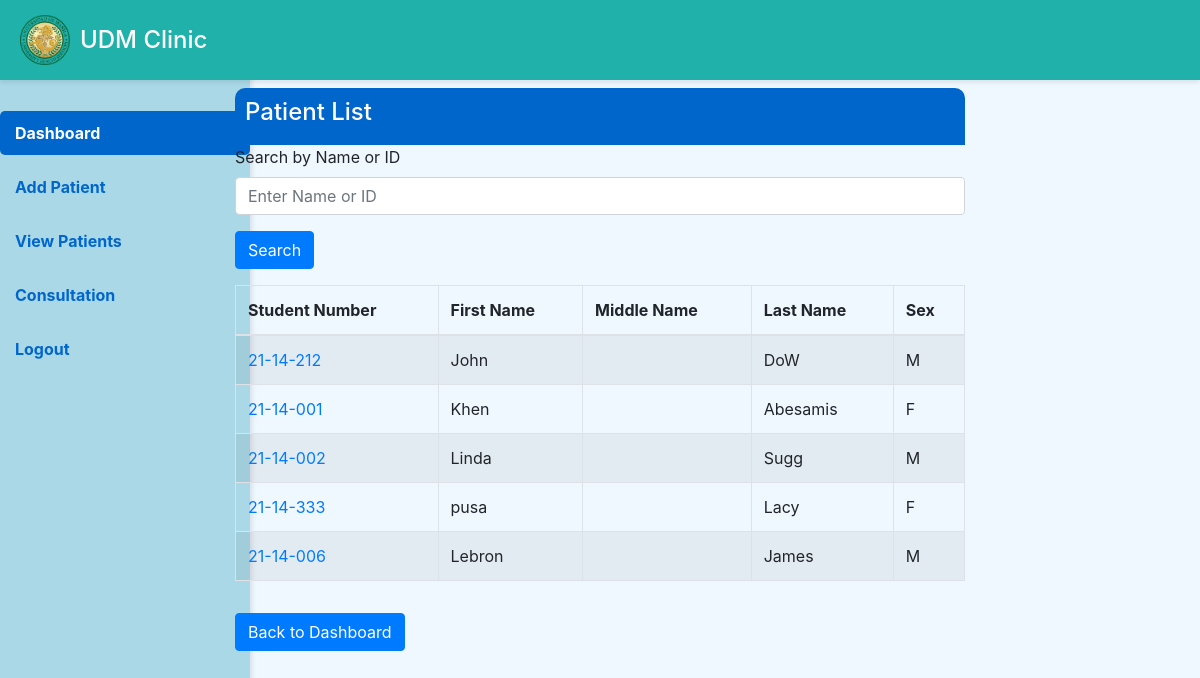
Page /staffViewpatient.php on the earlier database version.
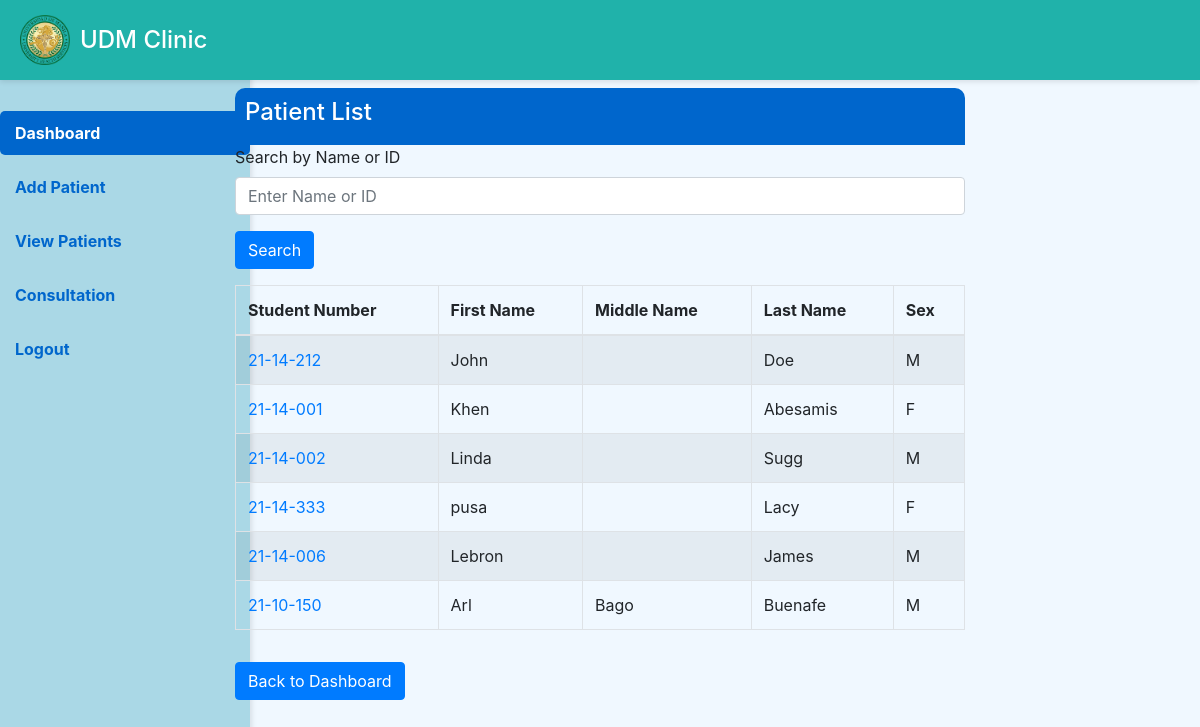
Same page on the later database version.
### tables this page shows
CREATE TABLE `patients` (
  `PatientID` int(11) NOT NULL,
  `FirstName` varchar(50) NOT NULL,
  `LastName` varchar(50) NOT NULL,
  `MiddleInitial` varchar(10) NOT NULL,
  `Sex` char(1) DEFAULT NULL CHECK (`Sex` in ('M','F')),
  `DOB` date NOT NULL,
  `Address` varchar(255) DEFAULT NULL,
  `ContactNumber` varchar(15) DEFAULT NULL,
  `CreatedAt` datetime DEFAULT current_timestamp(),
  `UpdatedAt` datetime DEFAULT current_timestamp() ON UPDATE current_timestamp(),
  `age` int(11) NOT NULL,
  `civil_status` varchar(20) NOT NULL,
  `emergency_number` varchar(15) NOT NULL,
  `guardian` varchar(50) NOT NULL,
  `height` varchar(10) NOT NULL,
  `weight` varchar(10) NOT NULL,
  `yearLevel` varchar(20) NOT NULL,
  `specialCases` varchar(20) NOT NULL,
  `Program` varchar(20) NOT NULL,
  `Student_Num` varchar(20) NOT NULL,
  `email` varchar(50) NOT NULL,
  `patient_pic` varchar(255) NOT NULL
);

### staffViewpatient.php (the view, shortened to what this page needs)
<!DOCTYPE html>
<html lang="en">
<head>
    <link rel="stylesheet" href="https://stackpath.bootstrapcdn.com/bootstrap/4.5.0/css/bootstrap.min.css">
</head>
<body>
    <?php include 'staffSideBar.php'; ?>
    <div class="header d-flex align-items-center">
        <img src="images/UDMCLINIC_LOGO.png" alt="Logo" class="logo">
        <h1>UDM Clinic</h1>
    </div>
    <div class="container mt-5">
        <div class="row justify-content-center">
            <div class="col-md-8">
                <div class="panel panel-default">
                    <div class="panel-heading">
                        <h4><span class="glyphicon glyphicon-user"></span> Patient List</h4>
                    </div>
                    <div class="panel-body">
                        <form action="" method="GET">
                            <div class="form-group">
                                <label for="search">Search by Name or ID</label>
                                <input type="text" id="search" name="search" class="form-control" placeholder="Enter Name or ID" list="suggestions">
                                    <?php
                                    $servername = "localhost";
                                    $username = "root";
                                    $password = "";
                                    $database = "clinic_data";
                                    $connection = new mysqli($servername, $username, $password, $database);
                                    ?>
                            </div>
                            <button type="submit" class="btn btn-primary">Search</button>
                        </form>
                        <div class="search-results mt-3">
                            <table class="table table-bordered table-striped">
                                <thead>
                                    <tr>
                                        <th>Student Number</th>
                                        <th>First Name</th>
                                        <th>Middle Name</th>
                                        <th>Last Name</th>
                                        <th>Sex</th>
                                    </tr>
                                </thead>
                                <tbody>
                                    <?php
                                    $searchQuery = "";
                                    $query = "SELECT Student_Num, FirstName, MiddleInitial, LastName, Sex FROM patients" . $searchQuery;
                                    $result = $connection->query($query);
                                    if ($result->num_rows > 0) {
                                        while ($row = $result->fetch_assoc()) {
                                            echo "<tr>";
                                            echo "<td><a href='staffViewpatient.php?id=" . $row['Student_Num'] . "'>" . htmlspecialchars($row['Student_Num']) . "</a></td>";
                                            echo "<td>" . htmlspecialchars($row['FirstName']) . "</td>";
                                            echo "<td>" . htmlspecialchars($row['MiddleInitial']) . "</td>";
                                            echo "<td>" . htmlspecialchars($row['LastName']) . "</td>";
                                            echo "<td>" . htmlspecialchars($row['Sex']) . "</td>";
                                            echo "</tr>";
                                        }
                                    } else {
                                        echo "<tr><td colspan='5' class='text-center'>No data found</td></tr>";
                                    }
                                    ?>
                                </tbody>
                            </table>
                        </div>
                        <a href="index.php" class="btn btn-primary mt-3">Back to Dashboard</a>
                    </div>
                </div>
            </div>
        </div>
    </div>
</body>
</html>

### staffSideBar.php (shortened to what this page needs)
<!DOCTYPE html>
<html lang="en">
<head>
    <link rel="stylesheet" href="https://stackpath.bootstrapcdn.com/bootstrap/4.5.0/css/bootstrap.min.css">
</head>
<body>
    <div class="sidebar">
        <a href="staffTally.php" class="active">Dashboard</a>
        <a href="staffIndex.php">Add Patient</a>
        <a href="staffViewpatient.php">View Patients</a>
        <a href="staffFrontconsult.php">Consultation</a>
        <a href="login.php">Logout</a>
    </div>
</body>
</html>

### staffViewpatient.php (style rules this page uses)
body { background-color: #f0f8ff; margin: 0; }
.header { position: fixed; top: 0; left: 0; width: 100%; height: 80px; background-color: #20B2AA; color: white; display: flex; align-items: center; padding: 0 20px; z-index: 1000; box-shadow: 0 2px 5px rgba(0, 0, 0, 0.1); }
.header .logo { width: 50px; height: auto; margin-right: 10px; }
.header h1 { margin: 0; font-size: 24px; }
.container { margin-left: 270px; margin-top: 100px; padding: 20px; }
.panel { border-radius: 10px; }
.panel-heading { background-color: #0066cc; color: white; padding: 10px; border-radius: 10px 10px 0 0; margin-top: 20px; }
.form-control { margin-bottom: 10px; }
.btn-primary { background-color: #0066cc; border: none; }
.search-results { max-height: 400px; overflow-y: auto; }

### staffSideBar.php (style rules this page uses)
body { background-color: #f0f8ff; }
.sidebar { background-color: #aad8e6; height: 100vh; width: 250px; position: fixed; top: 0; left: 0; padding-top: 111px; box-shadow: 2px 0 5px rgba(0, 0, 0, 0.1); }
.sidebar a { display: block; color: #0066cc; padding: 10px 15px; margin-bottom: 10px; border-radius: 5px; text-decoration: none; font-weight: bold; transition: background-color 0.3s ease, color 0.3s ease; }
.sidebar .active { background-color: #0066cc; color: white; }

Differences in the rows shown:
changed patients "John": LastName "DoW" → "Doe"
added patients: Student_Num "21-10-150", FirstName "Arl", MiddleInitial "Bago", LastName "Buenafe", Sex "M"
